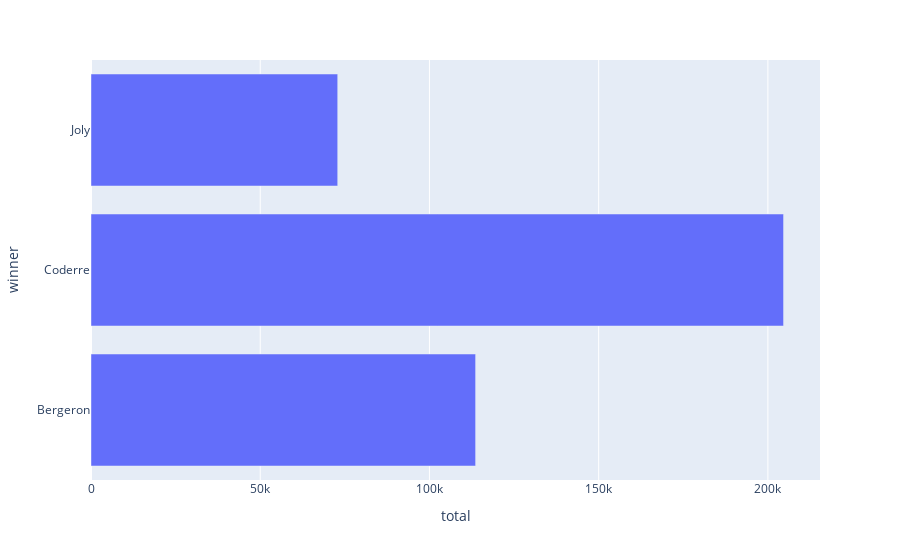

This figure's notebook cell:
### Code cell
px.bar(tbl_election, y='winner', x='total')

### Figure 1 — Plotly figure (JSON) as saved in the notebook; plotly's stock layout.template omitted (floating-point values rounded to 4 significant figures)
{"data": [{"alignmentgroup": "True", "hovertemplate": "total=%{x}<br>winner=%{y}<extra></extra>", "legendgroup": "", "marker": {"color": "#636efa", "pattern": {"shape": ""}}, "name": "", "offsetgroup": "", "orientation": "h", "showlegend": false, "textposition": "auto", "type": "bar", "x": [113639, 204631, 72896], "xaxis": "x", "y": ["Bergeron", "Coderre", "Joly"], "yaxis": "y"}], "layout": {"barmode": "relative", "legend": {"tracegroupgap": 0}, "margin": {"t": 60}, "xaxis": {"anchor": "y", "domain": [0, 1], "title": {"text": "total"}}, "yaxis": {"anchor": "x", "domain": [0, 1], "title": {"text": "winner"}}}}
